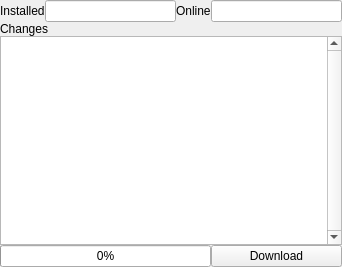
<?xml version="1.0" encoding="UTF-8"?>
<ui version="4.0">
 <class>Form</class>
 <widget class="QWidget" name="Form">
  <property name="geometry">
   <rect>
    <x>0</x>
    <y>0</y>
    <width>342</width>
    <height>267</height>
   </rect>
  </property>
  <property name="windowTitle">
   <string>Update</string>
  </property>
  <property name="windowIcon">
   <iconset resource="rescource.qrc">
    <normaloff>:/icons/icons/system_software_update.png</normaloff>:/icons/icons/system_software_update.png</iconset>
  </property>
  <layout class="QGridLayout" name="gridLayout">
   <property name="margin">
    <number>0</number>
   </property>
   <property name="spacing">
    <number>0</number>
   </property>
   <item row="0" column="0">
    <widget class="QLabel" name="label">
     <property name="text">
      <string>Installed</string>
     </property>
    </widget>
   </item>
   <item row="0" column="1">
    <widget class="QLineEdit" name="lineEdit">
     <property name="readOnly">
      <bool>true</bool>
     </property>
    </widget>
   </item>
   <item row="0" column="2">
    <widget class="QLabel" name="label_2">
     <property name="text">
      <string>Online</string>
     </property>
    </widget>
   </item>
   <item row="0" column="3">
    <widget class="QLineEdit" name="lineEdit_2">
     <property name="readOnly">
      <bool>true</bool>
     </property>
    </widget>
   </item>
   <item row="1" column="0" colspan="2">
    <widget class="QLabel" name="label_3">
     <property name="text">
      <string>Changes</string>
     </property>
    </widget>
   </item>
   <item row="2" column="0" colspan="4">
    <widget class="QTextEdit" name="textEdit">
     <property name="verticalScrollBarPolicy">
      <enum>Qt::ScrollBarAlwaysOn</enum>
     </property>
    </widget>
   </item>
   <item row="3" column="0" colspan="3">
    <widget class="QProgressBar" name="progressBar">
     <property name="sizePolicy">
      <sizepolicy hsizetype="Expanding" vsizetype="Fixed">
       <horstretch>0</horstretch>
       <verstretch>0</verstretch>
      </sizepolicy>
     </property>
     <property name="value">
      <number>0</number>
     </property>
    </widget>
   </item>
   <item row="3" column="3">
    <widget class="QPushButton" name="pushButton">
     <property name="text">
      <string>Download</string>
     </property>
    </widget>
   </item>
  </layout>
  <action name="actionDownloadUpdate">
   <property name="text">
    <string>DownloadUpdate</string>
   </property>
  </action>
 </widget>
 <resources>
  <include location="rescource.qrc"/>
 </resources>
 <connections>
  <connection>
   <sender>pushButton</sender>
   <signal>clicked()</signal>
   <receiver>actionDownloadUpdate</receiver>
   <slot>trigger()</slot>
   <hints>
    <hint type="sourcelabel">
     <x>274</x>
     <y>255</y>
    </hint>
    <hint type="destinationlabel">
     <x>-1</x>
     <y>-1</y>
    </hint>
   </hints>
  </connection>
 </connections>
</ui>
